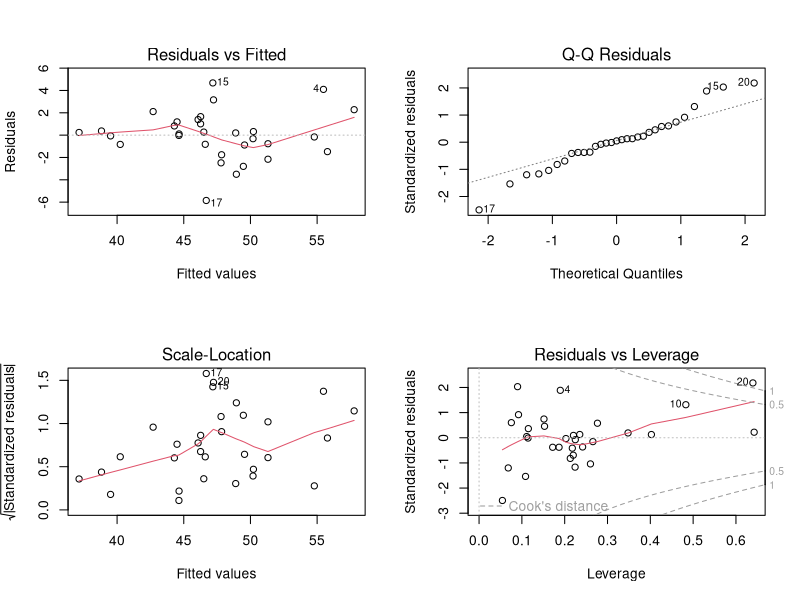
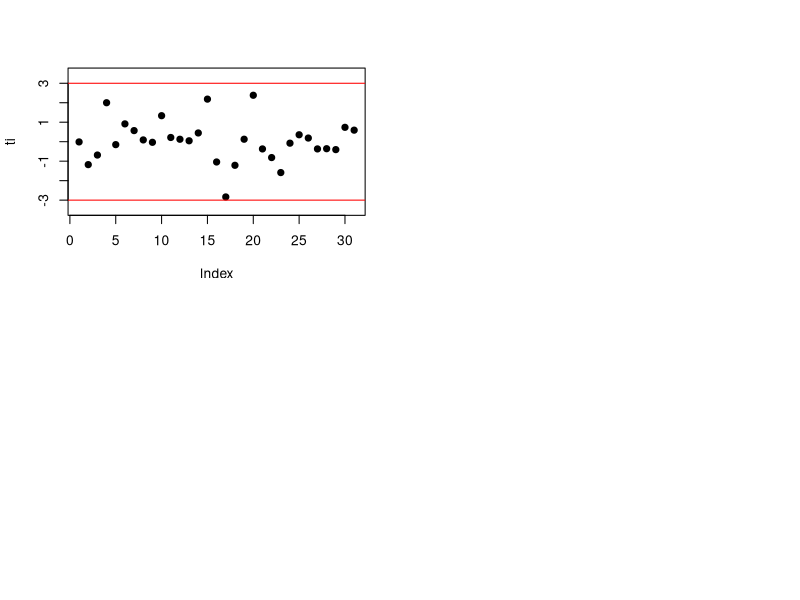

These charts were generated, in order, by the following R code:
data <- read.table("fisio.txt", header = TRUE)

modelo <- lm(Y~X1+X2+X3+X4+X5+X6, data = data)

summary(modelo)

modelo_nulo <- lm(Y~1, data = data)
anova(modelo_nulo, modelo) # evalua prueba de hipotesis de significancia global

mod_sin_pulo <- lm(Y~X1+X2+X3, data = data)
anova(mod_sin_pulo, modelo)


mod_completo2 <- lm(Y~X1+X2+X3+X5+X6, data = data)
mod_reducido2 <- lm(Y~X3+X5+X6, data = data)

anova(mod_reducido2, mod_completo2)


par(mfrow=c(2,2))

plot(modelo)

shapiro.test(residuals(modelo))

ti <- rstudent(modelo)

which(abs(ti) > 3)

plot(ti, pch = 19, ylim = c(-3.5, 3.5))
abline(h = c(-3, 3), col = "red")


Hat_values <- hatvalues(modelo)
X <- model.matrix(modelo)
XtXi <- solve(t(X)%*%X)

x01 <- c(1, 48, 77, 11, 54, 169, 173)
x02 <- c(1, 38, 50, 9, 40, 140, 155)

h01 <- t(x01)%*%XtXi%*%x01
h02 <- t(x02)%*%XtXi%*%x02

ifelse(h01 < max(Hat_values), "Pertenece a la región", "No pertenece a la región")
ifelse(h02 < max(Hat_values), "Pertenece a la región", "No pertenece a la región")


x0 <- data.frame(X1 = 48, X2 = 77, X3 = 11, X4 = 54, X5 = 169, X6 = 173)

predict(modelo, newdata = x0, interval = "confidence", level = 0.95)
